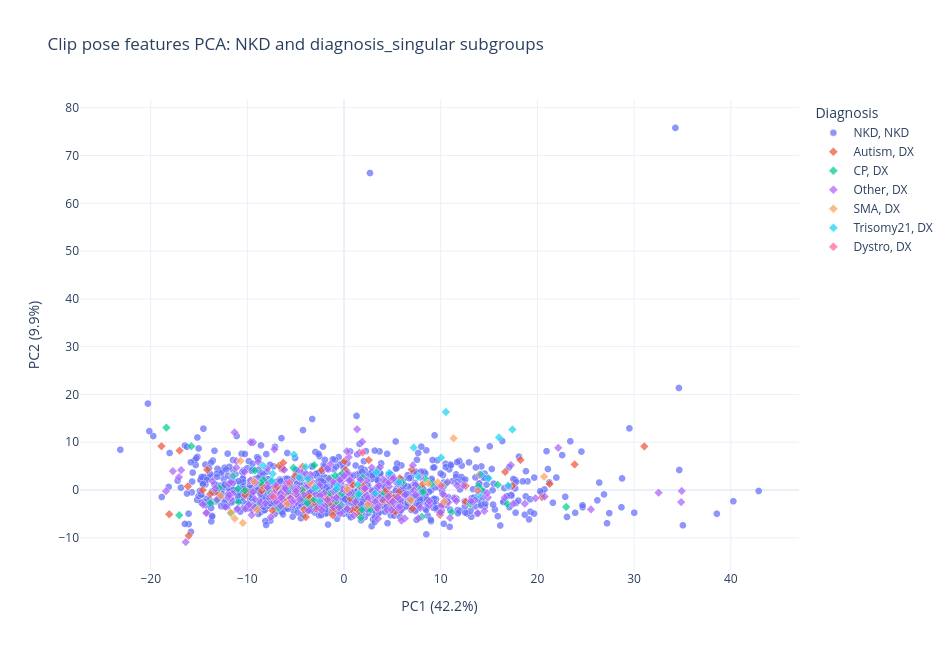
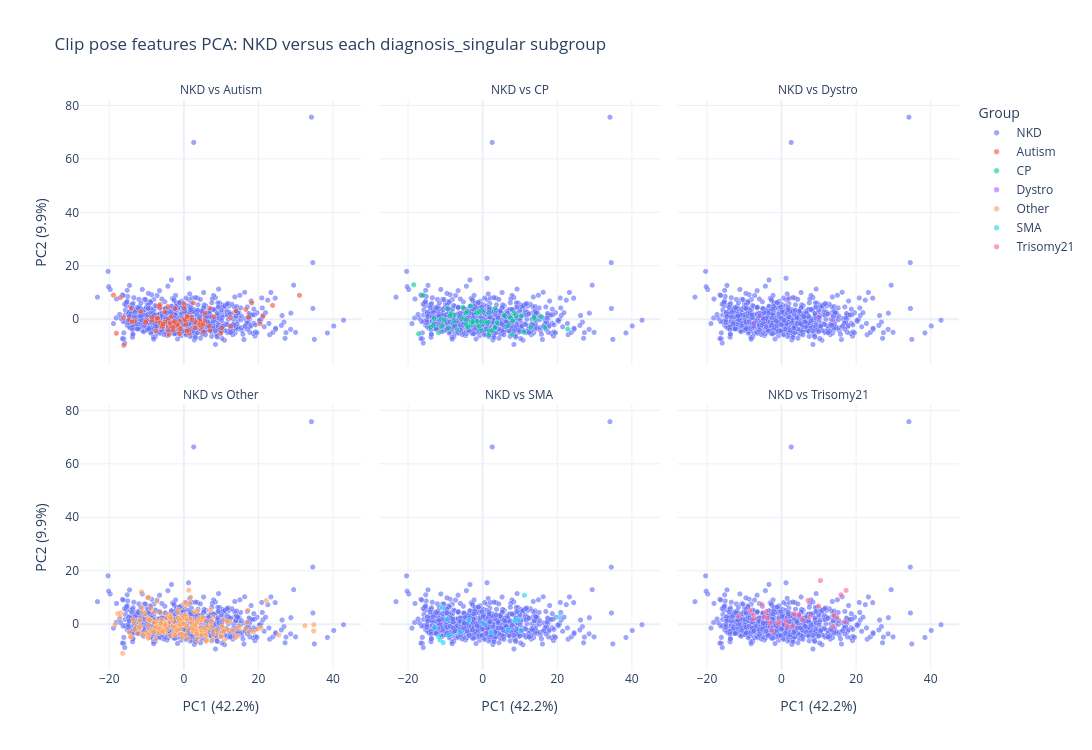

Notebook cell for these charts, in order:
### Code cell
fig_clip_overview = plot_pca_overview(
    df_pca_clip,
    explained_clip,
    'Clip pose features PCA: NKD and diagnosis_singular subgroups',
)
fig_clip_overview.show()

fig_clip_pairwise, df_pca_clip_pairwise = plot_nkd_vs_subgroups(
    df_pca_clip,
    explained_clip,
    'Clip pose features PCA: NKD versus each diagnosis_singular subgroup',
)
fig_clip_pairwise.show()

### Figure 1 — Plotly figure (JSON) as saved in the notebook; plotly's stock layout.template omitted (floating-point values rounded to 4 significant figures; data arrays with more than 128 entries replaced by an {"elided": "..."} marker saying what was removed)
{"data": [{"customdata": {"elided": "1044x4 float values"}, "hovertemplate": "<b>%{hovertext}</b><br><br>Diagnosis=NKD<br>final_code_for_ai_str=NKD<br>PC1 (42.2%)=%{x}<br>PC2 (9.9%)=%{y}<br>pma_at_visit_days=%{customdata[0]}<br>age_adjusted=%{customdata[1]}<br>sex=%{customdata[2]}<br>prematurity=%{customdata[3]}<extra></extra>", "hovertext": {"elided": "1044 str values"}, "legendgroup": "NKD, NKD", "marker": {"color": "#636efa", "line": {"color": "white", "width": 0.4}, "opacity": 0.72, "size": 7, "symbol": "circle"}, "mode": "markers", "name": "NKD, NKD", "showlegend": true, "type": "scattergl", "x": {"elided": "1044 float values"}, "xaxis": "x", "y": {"elided": "1044 float values"}, "yaxis": "y"}, {"customdata": {"elided": "92x4 float values"}, "hovertemplate": "<b>%{hovertext}</b><br><br>Diagnosis=Autism<br>final_code_for_ai_str=DX<br>PC1 (42.2%)=%{x}<br>PC2 (9.9%)=%{y}<br>pma_at_visit_days=%{customdata[0]}<br>age_adjusted=%{customdata[1]}<br>sex=%{customdata[2]}<br>prematurity=%{customdata[3]}<extra></extra>", "hovertext": ["596-6928de1f-M-65-2010261202", "5388-8d8a8bdc-M-165-2010271636", "24035-f65d7460-F-32-2011061359_A", "24081-9d351125-2101201711_A", "24156-54a38a26-2102101140_S", "24254-2021-26-02T100941", "24266-6aef1ce9-2103010850_A", "24305-9ea5d2ca-2103080845", "24309-9beb9f1a-2103081614_C", "24314-ba15622b-2103100915_A", "24318-c122175d-2103111027_C", "24381-3608af48-2103291252_A", "24402-a4a4a9c4-2104011805_A", "24420-cc8cd301-2104061213", "24474-de0d57b2-210429144226", "24487-f32fe4ac-2105101351_A", "24574-bb1d9804-2106071058_A", "24583-0c328ff9-2106081145_C", "24606-9af91f2e-2106141541_A", "24634-dfe83103-210622112237", "24645-d2592c71-210623154856", "24651-8d2bec5a-210624120128", "24659-4dfd44d3-210625104846", "24664-734dc359-210628105615", "24698-c30e7798-2107071016_C", "24736-ce30a673-2107201005_S", "24774-d25d6e60-2108031123_M", "24783-393c4979-2108041446_M", "24788-60405a2b-2108050948", "24796-cbf6cfe7-2108061042_A", "24803-6280951c-2108090908_A", "24808-d5b6f2a4-2108091429_A", "24820-42ca768d-2108161119_A", "24825-cef3ba28-2108161616_A", "24838-f0153697-2108191443_S", "24857-754cc201-2108301603_A", "24871-c4225de1-2109071525_A", "24872-71c959e3-2109081057_A", "24941-17c4e120-2109301659", "24957-9af6fc2c-2110061135_A", "24997-fab69e70-2110131517_A", "24998-9adcee24-211013160559", "25005-c5a5324d-211015154315", "25017-43c08790-211020121642", "25043-0a35c1eb-211026111542", "25044-79bc6ddc-211026113507", "25046-5ef0839a-211026152555", "25050-04d110ef-211028102343", "25072-c63ce63a-211104134809", "25168-41e009c1-211203104442", "25186-8b723859-211208151342", "25205-7b998acd-2112211118_C", "25272-6c4725c9-220126162217", "25312-dbeb3b0a-2202210920_A", "25314-b1984729-2202221338_A", "25319-fcc2f1f9-220224150201", "25360-ac772461-2203111109_A", "25419-f8e229e8-2204071020", "25423-a43042ff-2204111529_A", "25439-b7b4adde-2204181509_A", "25451-7bc04546-220422144609", "25465-28dd776d-2205021508_A", "25479-240ee5bf-2205241559_M", "25502-c8e69e5c-2206201137", "25510-e06add3d-2206231128", "25539-bf0ade45-2207061521", "25552-502a9293-2207141242", "25627-43561d2e-2208151246_A", "25654-fc9595f4-2209020910_A", "25671-7bcd08f3-2209141152_A", "25687-868296e2-2209191526", "25728-688c6d3b-221007120320", "25756-8fd56a21-221021105740", "25793-41f58803-221103160458", "25811-1f388a20-221109122301", "25873-e83983e2-221202130438", "25932-26fa5ffc-230105133541", "25987-3562d04f-230123112016", "26055-3b38b99d-230207164944", "26060-e777f9de-230209140608", "26088-6463ac69-230215095946", "26163-755919b4-230309103944", "26176-038cb840-230313163555", "26177-9e5c0e30-230314134932", "26180-38f9a081-230315115727", "26200-9033d96a-230322154554", "26270-e34b8b18-230412101424", "26284-f40037e2-230414151647", "26473-ff0d5b70-230612125152", "26478-a6523da1-230613112722", "26628-a2d9d2e1-230802123855", "26690-99b7897f-230818110446"], "legendgroup": "Autism, DX", "marker": {"color": "#EF553B", "line": {"color": "white", "width": 0.4}, "opacity": 0.72, "size": 7, "symbol": "diamond"}, "mode": "markers", "name": "Autism, DX", "showlegend": true, "type": "scattergl", "x": [-6.357, 6.999, -7.412, -1.431, -18.89, -4.135, -10.01, -7.287, -3.286, 21.26, -6.929, 18.25, -2.825, -0.8215, 0.04827, 5.143, -1.102, -3.527, -5.607, 1.477, 0.04517, 7.076, -1.171, 4.587, -6.72, -18.08, 3.915, -8.525, -3.43, -13.17, -16.07, -2.244, -1.53, 1.349, -4.278, -8.434, 1.765, 14.02, -5.997, 0.1689, 23.85, 20.47, 0.8709, -6.297, 4.287, 0.6478, 9.932, -2.707, 2.061, -2.923, -7.059, 5.278, -14.16, 4.159, -2.334, -4.291, -16.15, 2.558, 16.66, -14.62, -11.52, 17.42, -6.352, -4.982, -5.056, 31.06, 0.9828, 10.18, -13.85, 12.59, 3.203, 4.35, -5.674, -17.02, 0.3629, -10.24, -1.758, 12.58, 5.765, -3.711, -5.543, 6.864, -2.483, 4.795, -3.956, 2.143, 0.8754, -0.8414, 5.113, 3.038, 8.094, 5.689], "xaxis": "x", "y": [4.383, 4.278, -4.274, -2.639, 9.173, -4.085, -0.3119, -0.5407, 1.116, 1.274, 0.5585, 6.286, -3.926, -0.5036, 0.1177, -1.523, -4.157, -1.683, -1.672, -4.961, 6.031, -3.904, -5.275, -1.039, 5.088, -5.061, -2.508, -0.1711, -2.435, -0.4088, -9.565, -2.283, -1.555, -3.966, 4.871, 0.9009, 0.5659, 3.244, -2.447, 4.189, 5.35, -1.493, -4.222, 5.698, -0.2533, -1.803, -5.189, -1.205, 0.8981, -2.915, 0.4718, -4.569, 4.233, -2.024, 4.211, 0.01732, 0.7599, 6.261, 3.794, -0.01036, 2.998, 0.9158, -1.096, -0.837, 2.91, 9.126, 1.119, -3.058, -0.858, -2.442, -1.006, -1.832, -2.531, 8.262, -0.08396, -1.003, -1.861, 0.8536, 2.469, -1.218, -1.721, -2.446, -0.6485, -2.651, -5.664, -0.04832, 1.137, -3.297, -1.692, -3.008, 1.128, -0.3704], "yaxis": "y"}, {"customdata": {"elided": "60x4 float values"}, "hovertemplate": "<b>%{hovertext}</b><br><br>Diagnosis=CP<br>final_code_for_ai_str=DX<br>PC1 (42.2%)=%{x}<br>PC2 (9.9%)=%{y}<br>pma_at_visit_days=%{customdata[0]}<br>age_adjusted=%{customdata[1]}<br>sex=%{customdata[2]}<br>prematurity=%{customdata[3]}<extra></extra>", "hovertext": ["18460-95c55cb7-M-104-2011031001", "24126-ad94ea33-2102030903_M", "24130-aba77d21-2102031446", "24163-146a5cc0-2102111059_A", "24563-fc75064b-2106030956_A", "24628-f38f7cdd-2106181223_A", "24691-74808ffe-2107021103_A", "24738-8ebd6d7b-2107201107", "24740-c75eacd0-2107201551_A", "24747-6ddad2a6-2107221206_M", "24748-e337d2e9-2107221213_A", "24835-792d1e16-2108181546_A", "24862-3b2da113-2109021157", "24870-ea27e1d0-2109071055_M", "24897-2f1b01db-2109141443", "24927-3a532b3c-2109281150_A", "24935-37d1d1b5-2109291520_A", "24965-419a4c1a-2110071546_A", "24966-bf83d067-2110081141_A", "25037-d5002b30-211025115143", "25067-dbc2d99d-211103145752", "25088-ba8b84c9-211109160719", "25107-44cf259e-211112153559", "25115-81749865-2111161515_A", "25189-7d4ee992-211209133402", "25202-652d1113-211217091920", "25230-d629e439-220107090332", "25244-15dd34ba-2201181609_A", "25296-070578e1-2202101543_A", "25298-e2b0ab47-2202111252_A", "25329-0ad2d31b-2203011038_M", "25355-3ad5acc7-2203101255_A", "25418-e02f42d0-2204061405_A", "25427-c3e706d3-2204121641_A", "25444-075528fd-220419153549", "25480-2ec6e196-2205251151_M", "25535-67572980-2207011548_A", "25551-fb7d1220-2207141253_A", "25566-8188fabb-2207181117_A", "25570-08e18932-2207191420_A", "25571-e1f2edcf-2207191430_A", "25586-48cc9232-2207251506", "25588-e58a2b5b-2207261227_A", "25592-7f32725b-2207271014_M", "25603-08b88ffb-2208031249", "25652-904cb00a-2209011232_A", "25653-346e3c0e-2209011411_A", "25670-de9943f6-2209131525_A", "25695-7be8a529-2209211233_C", "25719-c1fe0030-221004161838", "25773-a42946fb-221026110701", "25781-7b4baa15-221028122455", "25977-417a7049-230119113055", "26008-b9aec2f4-230126090936", "26246-0a54217f-230404140649", "26276-151d29a5-230413114210", "26585-0aeb7854-230717105743", "26594-b020ff96-230720160010", "26624-cb9865d2-230728142058", "26728-1813df7e-230829125125"], "legendgroup": "CP, DX", "marker": {"color": "#00cc96", "line": {"color": "white", "width": 0.4}, "opacity": 0.72, "size": 7, "symbol": "diamond"}, "mode": "markers", "name": "CP, DX", "showlegend": true, "type": "scattergl", "x": [13.04, -11.71, 1.839, -13.85, -12.93, -4.255, -7.547, -3.085, -10.96, -4.344, -18.38, -0.4092, 22.97, 1.732, 0.8762, -1.299, 14.24, -1.454, -9.064, 1.482, 8.048, -9.223, 10.57, 9.019, 6.892, -10.92, -3.072, -4.045, 2.718, 7.615, -7.609, -2.636, 3.535, -13.14, -10.27, -5.509, 3.986, -1.514, -8.322, 15.9, -8.623, -5.229, 13.91, 11.12, -6.744, -0.1913, 5.972, 3.427, -0.1898, 16.88, -2.548, -4.369, 8.429, 1.902, -15.8, -0.907, -3.798, -0.8788, 8.18, -17.05], "xaxis": "x", "y": [-2.932, -4.904, -4.148, -2.734, 0.4408, -1.888, 1.787, 5.184, 0.2764, 2.474, 13.05, -3.484, -3.537, -5.795, -1.026, 2.54, 0.009344, -0.655, -3.046, -0.9944, -5.598, 4.082, 1.451, 1.298, -2.227, -2.555, -1.991, 2.948, -4.052, 0.6254, -0.5627, -1.123, 4.262, -2.191, -0.1459, 0.3504, -1.089, 2.443, 2.06, 1.099, 1.544, 4.646, 0.7757, -4.651, -3.739, 3.434, 1.575, -2.924, -0.6718, -2.91, -0.684, -0.04755, 2.318, 2.658, 9.171, 2.989, -2.729, -2.472, -0.4033, -5.266], "yaxis": "y"}, {"customdata": {"elided": "207x4 float values"}, "hovertemplate": "<b>%{hovertext}</b><br><br>Diagnosis=Other<br>final_code_for_ai_str=DX<br>PC1 (42.2%)=%{x}<br>PC2 (9.9%)=%{y}<br>pma_at_visit_days=%{customdata[0]}<br>age_adjusted=%{customdata[1]}<br>sex=%{customdata[2]}<br>prematurity=%{customdata[3]}<extra></extra>", "hovertext": {"elided": "207 str values"}, "legendgroup": "Other, DX", "marker": {"color": "#ab63fa", "line": {"color": "white", "width": 0.4}, "opacity": 0.72, "size": 7, "symbol": "diamond"}, "mode": "markers", "name": "Other, DX", "showlegend": true, "type": "scattergl", "x": {"elided": "207 float values"}, "xaxis": "x", "y": {"elided": "207 float values"}, "yaxis": "y"}, {"customdata": [[282.0, 9.0, 0.0, 0.0], [311.0, 38.0, 0.0, 0.0], [NaN, NaN, 0.0, 0.0], [377.0, 104.0, 0.0, 0.0], [293.0, 20.0, 0.0, 0.0], [319.0, 39.0, 1.0, 0.0], [289.0, 12.0, 1.0, 0.0], [265.0, -15.0, 0.0, 1.0], [420.0, 140.0, 0.0, 1.0], [406.0, 139.0, 0.0, 0.0], [365.0, 85.0, 1.0, 1.0], [298.0, 20.0, 0.0, 0.0], [378.0, 115.0, 0.0, 0.0], [327.0, 49.0, 0.0, 0.0], [324.0, 47.0, 1.0, 0.0], [282.0, 7.0, 1.0, 0.0], [385.0, 107.0, 1.0, 0.0]], "hovertemplate": "<b>%{hovertext}</b><br><br>Diagnosis=SMA<br>final_code_for_ai_str=DX<br>PC1 (42.2%)=%{x}<br>PC2 (9.9%)=%{y}<br>pma_at_visit_days=%{customdata[0]}<br>age_adjusted=%{customdata[1]}<br>sex=%{customdata[2]}<br>prematurity=%{customdata[3]}<extra></extra>", "hovertext": ["24312-2021-09-03T144017", "24423-e497bbc9-2104071415_M", "24482-2021-05-05T142938", "24683-6448a13e-2106301349_M", "24714-d715b599-2107121145_C", "24755-91c94767-2107271611_A", "25139-ac580972-211123144250", "25178-90c2bfad-211207141400", "25470-de86a265-220511120633", "25641-d287e624-2208241420_A", "26206-8bcde91e-230324090438", "26215-0498cc4a-230327134306", "26298-0e44f82f-230420114603", "26303-eba618af-230425100603", "26305-1f4de049-230425110735", "26604-8891d2f5-230725130919", "26737-6df188f9-230829152726"], "legendgroup": "SMA, DX", "marker": {"color": "#FFA15A", "line": {"color": "white", "width": 0.4}, "opacity": 0.72, "size": 7, "symbol": "diamond"}, "mode": "markers", "name": "SMA, DX", "showlegend": true, "type": "scattergl", "x": [-11.72, -12.76, -11.32, 6.913, 20.69, 10.36, -10.71, -9.327, 0.3214, 8.682, -10.47, 11.33, -5.905, 9.692, 2.446, -8.978, -3.542], "xaxis": "x", "y": [-4.675, -1.234, -5.972, -2.121, 2.802, -2.411, 6.102, 1.805, 0.222, 1.375, -6.887, 10.82, -2.937, 1.627, -3.057, -4.125, 1.562], "yaxis": "y"}, {"customdata": [[402.0, 128.0, 1.0, 0.0], [484.0, 204.0, 0.0, 1.0], [368.0, 105.0, 0.0, 0.0], [288.0, 8.0, 1.0, 1.0], [386.0, 113.0, 0.0, 0.0], [350.0, 70.0, 1.0, 1.0], [368.0, 88.0, 1.0, 1.0], [332.0, 55.0, 0.0, 0.0], [295.0, 15.0, 1.0, 1.0], [290.0, 10.0, 0.0, 1.0], [395.0, 115.0, 0.0, 1.0], [336.0, 56.0, 1.0, 1.0], [350.0, 79.0, 1.0, 0.0], [306.0, 26.0, 0.0, 0.0], [367.0, 87.0, 0.0, 1.0], [350.0, 84.0, 1.0, 0.0], [278.0, -2.0, 1.0, 1.0], [415.0, 154.0, 1.0, 0.0], [422.0, 142.0, 1.0, 1.0], [468.0, 188.0, 0.0, 1.0], [380.0, 106.0, 0.0, 0.0], [371.0, 99.0, 1.0, 0.0], [291.0, 11.0, 1.0, 1.0], [315.0, 35.0, 1.0, 1.0], [360.0, 80.0, 1.0, 1.0], [298.0, 32.0, 0.0, 0.0], [412.0, 143.0, 0.0, 0.0], [300.0, 26.0, 0.0, 0.0]], "hovertemplate": "<b>%{hovertext}</b><br><br>Diagnosis=Trisomy21<br>final_code_for_ai_str=DX<br>PC1 (42.2%)=%{x}<br>PC2 (9.9%)=%{y}<br>pma_at_visit_days=%{customdata[0]}<br>age_adjusted=%{customdata[1]}<br>sex=%{customdata[2]}<br>prematurity=%{customdata[3]}<extra></extra>", "hovertext": ["24326-2021-12-03T141534", "24427-4d777f33-2104091514_A", "24467-3cb7ebad-210427115700", "24614-5fbaf9e1-2106160955_A", "24627-be70be84-2106181203_A", "24662-11bd6610-210625112202", "24682-a33d80a4-2106301225_A", "24703-bc64b1d3-2107071216_A", "24860-d686976d-2109010907_A", "25031-5a32b908-211022120658", "25137-11a37642-2111221128_A", "25201-6d8db8bb-211216142545", "25237-5cfb66a2-2201121121_A", "25286-df1531b7-2202071200_A", "25313-5549749a-220221122456", "25430-17107374-2204131240", "25512-be1062b7-2206231614_A", "25615-45891bbd-2208081522_A", "25903-7b1a294c-221212134212", "26072-8256647a-230213114703", "26232-c9d1b7c8-230329095847", "26341-3f0b11af-230510125836", "26351-58c7130d-230512142950", "26459-10547843-230605101131", "26467-5a40e49a-230606164315", "26511-a6612ad8-230621114837", "26526-e76be7af-230623134820", "26630-29c7824d-230802143220"], "legendgroup": "Trisomy21, DX", "marker": {"color": "#19d3f3", "line": {"color": "white", "width": 0.4}, "opacity": 0.72, "size": 7, "symbol": "diamond"}, "mode": "markers", "name": "Trisomy21, DX", "showlegend": true, "type": "scattergl", "x": [-3.972, 16.03, 3.214, -7.447, -4.668, 4.68, -2.525, 16.98, 5.669, 1.542, -2.965, 7.211, -0.6958, 17.41, -0.7998, 3.336, 13.9, -3.74, 10.04, -5.186, -7.375, 7.651, 14.94, 10.53, 14.19, -11.48, -8.371, 1.397], "xaxis": "x", "y": [4.833, 11.0, -0.7182, 1.954, 2.679, 3.596, -2.376, 0.9193, 1.694, -0.8034, 0.4623, 8.882, 0.8497, 12.66, 0.1715, 3.77, -0.934, 2.307, 6.778, 7.407, 3.397, 2.795, 2.448, 16.33, 3.282, 2.904, 5.099, 1.09], "yaxis": "y"}, {"customdata": [[303.0, 23.0, 1.0, 1.0], [408.0, 128.0, 1.0, 0.0], [415.0, 135.0, 1.0, 1.0], [333.0, 60.0, 1.0, 0.0], [357.0, 72.0, 1.0, 0.0]], "hovertemplate": "<b>%{hovertext}</b><br><br>Diagnosis=Dystro<br>final_code_for_ai_str=DX<br>PC1 (42.2%)=%{x}<br>PC2 (9.9%)=%{y}<br>pma_at_visit_days=%{customdata[0]}<br>age_adjusted=%{customdata[1]}<br>sex=%{customdata[2]}<br>prematurity=%{customdata[3]}<extra></extra>", "hovertext": ["24531-dec25a0f-2105251150", "24620-0ec8609b-2106170950_A", "24895-0f06f942-2109140926_A", "25009-e55ee64e-211019110002", "25187-f238f186-211208160541"], "legendgroup": "Dystro, DX", "marker": {"color": "#FF6692", "line": {"color": "white", "width": 0.4}, "opacity": 0.72, "size": 7, "symbol": "diamond"}, "mode": "markers", "name": "Dystro, DX", "showlegend": true, "type": "scattergl", "x": [1.919, 10.04, -5.635, -7.345, 13.83], "xaxis": "x", "y": [7.836, 0.9022, 1.562, -1.421, -0.1592], "yaxis": "y"}], "layout": {"height": 650, "legend": {"title": {"text": "Diagnosis"}, "tracegroupgap": 0}, "title": {"text": "Clip pose features PCA: NKD and diagnosis_singular subgroups"}, "width": 950, "xaxis": {"anchor": "y", "domain": [0, 1], "title": {"text": "PC1 (42.2%)"}}, "yaxis": {"anchor": "x", "domain": [0, 1], "title": {"text": "PC2 (9.9%)"}}}}

### Figure 2 — Plotly figure (JSON) as saved in the notebook; plotly's stock layout.template omitted (floating-point values rounded to 4 significant figures; data arrays with more than 128 entries replaced by an {"elided": "..."} marker saying what was removed)
{"data": [{"customdata": {"elided": "1044x5 mixed values"}, "hovertemplate": "<b>%{hovertext}</b><br><br>Group=NKD<br>comparison=NKD vs Autism<br>PC1 (42.2%)=%{x}<br>PC2 (9.9%)=%{y}<br>diagnosis_singular=%{customdata[0]}<br>pma_at_visit_days=%{customdata[1]}<br>age_adjusted=%{customdata[2]}<br>sex=%{customdata[3]}<br>prematurity=%{customdata[4]}<extra></extra>", "hovertext": {"elided": "1044 str values"}, "legendgroup": "NKD", "marker": {"color": "#636efa", "line": {"color": "white", "width": 0.25}, "opacity": 0.62, "size": 5.5, "symbol": "circle"}, "mode": "markers", "name": "NKD", "showlegend": true, "type": "scattergl", "x": {"elided": "1044 float values"}, "xaxis": "x4", "y": {"elided": "1044 float values"}, "yaxis": "y4"}, {"customdata": {"elided": "1044x5 mixed values"}, "hovertemplate": "<b>%{hovertext}</b><br><br>Group=NKD<br>comparison=NKD vs CP<br>PC1 (42.2%)=%{x}<br>PC2 (9.9%)=%{y}<br>diagnosis_singular=%{customdata[0]}<br>pma_at_visit_days=%{customdata[1]}<br>age_adjusted=%{customdata[2]}<br>sex=%{customdata[3]}<br>prematurity=%{customdata[4]}<extra></extra>", "hovertext": {"elided": "1044 str values"}, "legendgroup": "NKD", "marker": {"color": "#636efa", "line": {"color": "white", "width": 0.25}, "opacity": 0.62, "size": 5.5, "symbol": "circle"}, "mode": "markers", "name": "NKD", "showlegend": false, "type": "scattergl", "x": {"elided": "1044 float values"}, "xaxis": "x5", "y": {"elided": "1044 float values"}, "yaxis": "y5"}, {"customdata": {"elided": "1044x5 mixed values"}, "hovertemplate": "<b>%{hovertext}</b><br><br>Group=NKD<br>comparison=NKD vs Dystro<br>PC1 (42.2%)=%{x}<br>PC2 (9.9%)=%{y}<br>diagnosis_singular=%{customdata[0]}<br>pma_at_visit_days=%{customdata[1]}<br>age_adjusted=%{customdata[2]}<br>sex=%{customdata[3]}<br>prematurity=%{customdata[4]}<extra></extra>", "hovertext": {"elided": "1044 str values"}, "legendgroup": "NKD", "marker": {"color": "#636efa", "line": {"color": "white", "width": 0.25}, "opacity": 0.62, "size": 5.5, "symbol": "circle"}, "mode": "markers", "name": "NKD", "showlegend": false, "type": "scattergl", "x": {"elided": "1044 float values"}, "xaxis": "x6", "y": {"elided": "1044 float values"}, "yaxis": "y6"}, {"customdata": {"elided": "1044x5 mixed values"}, "hovertemplate": "<b>%{hovertext}</b><br><br>Group=NKD<br>comparison=NKD vs Other<br>PC1 (42.2%)=%{x}<br>PC2 (9.9%)=%{y}<br>diagnosis_singular=%{customdata[0]}<br>pma_at_visit_days=%{customdata[1]}<br>age_adjusted=%{customdata[2]}<br>sex=%{customdata[3]}<br>prematurity=%{customdata[4]}<extra></extra>", "hovertext": {"elided": "1044 str values"}, "legendgroup": "NKD", "marker": {"color": "#636efa", "line": {"color": "white", "width": 0.25}, "opacity": 0.62, "size": 5.5, "symbol": "circle"}, "mode": "markers", "name": "NKD", "showlegend": false, "type": "scattergl", "x": {"elided": "1044 float values"}, "xaxis": "x", "y": {"elided": "1044 float values"}, "yaxis": "y"}, {"customdata": {"elided": "1044x5 mixed values"}, "hovertemplate": "<b>%{hovertext}</b><br><br>Group=NKD<br>comparison=NKD vs SMA<br>PC1 (42.2%)=%{x}<br>PC2 (9.9%)=%{y}<br>diagnosis_singular=%{customdata[0]}<br>pma_at_visit_days=%{customdata[1]}<br>age_adjusted=%{customdata[2]}<br>sex=%{customdata[3]}<br>prematurity=%{customdata[4]}<extra></extra>", "hovertext": {"elided": "1044 str values"}, "legendgroup": "NKD", "marker": {"color": "#636efa", "line": {"color": "white", "width": 0.25}, "opacity": 0.62, "size": 5.5, "symbol": "circle"}, "mode": "markers", "name": "NKD", "showlegend": false, "type": "scattergl", "x": {"elided": "1044 float values"}, "xaxis": "x2", "y": {"elided": "1044 float values"}, "yaxis": "y2"}, {"customdata": {"elided": "1044x5 mixed values"}, "hovertemplate": "<b>%{hovertext}</b><br><br>Group=NKD<br>comparison=NKD vs Trisomy21<br>PC1 (42.2%)=%{x}<br>PC2 (9.9%)=%{y}<br>diagnosis_singular=%{customdata[0]}<br>pma_at_visit_days=%{customdata[1]}<br>age_adjusted=%{customdata[2]}<br>sex=%{customdata[3]}<br>prematurity=%{customdata[4]}<extra></extra>", "hovertext": {"elided": "1044 str values"}, "legendgroup": "NKD", "marker": {"color": "#636efa", "line": {"color": "white", "width": 0.25}, "opacity": 0.62, "size": 5.5, "symbol": "circle"}, "mode": "markers", "name": "NKD", "showlegend": false, "type": "scattergl", "x": {"elided": "1044 float values"}, "xaxis": "x3", "y": {"elided": "1044 float values"}, "yaxis": "y3"}, {"customdata": {"elided": "92x5 mixed values"}, "hovertemplate": "<b>%{hovertext}</b><br><br>Group=Autism<br>comparison=NKD vs Autism<br>PC1 (42.2%)=%{x}<br>PC2 (9.9%)=%{y}<br>diagnosis_singular=%{customdata[0]}<br>pma_at_visit_days=%{customdata[1]}<br>age_adjusted=%{customdata[2]}<br>sex=%{customdata[3]}<br>prematurity=%{customdata[4]}<extra></extra>", "hovertext": ["596-6928de1f-M-65-2010261202", "5388-8d8a8bdc-M-165-2010271636", "24035-f65d7460-F-32-2011061359_A", "24081-9d351125-2101201711_A", "24156-54a38a26-2102101140_S", "24254-2021-26-02T100941", "24266-6aef1ce9-2103010850_A", "24305-9ea5d2ca-2103080845", "24309-9beb9f1a-2103081614_C", "24314-ba15622b-2103100915_A", "24318-c122175d-2103111027_C", "24381-3608af48-2103291252_A", "24402-a4a4a9c4-2104011805_A", "24420-cc8cd301-2104061213", "24474-de0d57b2-210429144226", "24487-f32fe4ac-2105101351_A", "24574-bb1d9804-2106071058_A", "24583-0c328ff9-2106081145_C", "24606-9af91f2e-2106141541_A", "24634-dfe83103-210622112237", "24645-d2592c71-210623154856", "24651-8d2bec5a-210624120128", "24659-4dfd44d3-210625104846", "24664-734dc359-210628105615", "24698-c30e7798-2107071016_C", "24736-ce30a673-2107201005_S", "24774-d25d6e60-2108031123_M", "24783-393c4979-2108041446_M", "24788-60405a2b-2108050948", "24796-cbf6cfe7-2108061042_A", "24803-6280951c-2108090908_A", "24808-d5b6f2a4-2108091429_A", "24820-42ca768d-2108161119_A", "24825-cef3ba28-2108161616_A", "24838-f0153697-2108191443_S", "24857-754cc201-2108301603_A", "24871-c4225de1-2109071525_A", "24872-71c959e3-2109081057_A", "24941-17c4e120-2109301659", "24957-9af6fc2c-2110061135_A", "24997-fab69e70-2110131517_A", "24998-9adcee24-211013160559", "25005-c5a5324d-211015154315", "25017-43c08790-211020121642", "25043-0a35c1eb-211026111542", "25044-79bc6ddc-211026113507", "25046-5ef0839a-211026152555", "25050-04d110ef-211028102343", "25072-c63ce63a-211104134809", "25168-41e009c1-211203104442", "25186-8b723859-211208151342", "25205-7b998acd-2112211118_C", "25272-6c4725c9-220126162217", "25312-dbeb3b0a-2202210920_A", "25314-b1984729-2202221338_A", "25319-fcc2f1f9-220224150201", "25360-ac772461-2203111109_A", "25419-f8e229e8-2204071020", "25423-a43042ff-2204111529_A", "25439-b7b4adde-2204181509_A", "25451-7bc04546-220422144609", "25465-28dd776d-2205021508_A", "25479-240ee5bf-2205241559_M", "25502-c8e69e5c-2206201137", "25510-e06add3d-2206231128", "25539-bf0ade45-2207061521", "25552-502a9293-2207141242", "25627-43561d2e-2208151246_A", "25654-fc9595f4-2209020910_A", "25671-7bcd08f3-2209141152_A", "25687-868296e2-2209191526", "25728-688c6d3b-221007120320", "25756-8fd56a21-221021105740", "25793-41f58803-221103160458", "25811-1f388a20-221109122301", "25873-e83983e2-221202130438", "25932-26fa5ffc-230105133541", "25987-3562d04f-230123112016", "26055-3b38b99d-230207164944", "26060-e777f9de-230209140608", "26088-6463ac69-230215095946", "26163-755919b4-230309103944", "26176-038cb840-230313163555", "26177-9e5c0e30-230314134932", "26180-38f9a081-230315115727", "26200-9033d96a-230322154554", "26270-e34b8b18-230412101424", "26284-f40037e2-230414151647", "26473-ff0d5b70-230612125152", "26478-a6523da1-230613112722", "26628-a2d9d2e1-230802123855", "26690-99b7897f-230818110446"], "legendgroup": "Autism", "marker": {"color": "#EF553B", "line": {"color": "white", "width": 0.25}, "opacity": 0.62, "size": 5.5, "symbol": "circle"}, "mode": "markers", "name": "Autism", "showlegend": true, "type": "scattergl", "x": [-6.357, 6.999, -7.412, -1.431, -18.89, -4.135, -10.01, -7.287, -3.286, 21.26, -6.929, 18.25, -2.825, -0.8215, 0.04827, 5.143, -1.102, -3.527, -5.607, 1.477, 0.04517, 7.076, -1.171, 4.587, -6.72, -18.08, 3.915, -8.525, -3.43, -13.17, -16.07, -2.244, -1.53, 1.349, -4.278, -8.434, 1.765, 14.02, -5.997, 0.1689, 23.85, 20.47, 0.8709, -6.297, 4.287, 0.6478, 9.932, -2.707, 2.061, -2.923, -7.059, 5.278, -14.16, 4.159, -2.334, -4.291, -16.15, 2.558, 16.66, -14.62, -11.52, 17.42, -6.352, -4.982, -5.056, 31.06, 0.9828, 10.18, -13.85, 12.59, 3.203, 4.35, -5.674, -17.02, 0.3629, -10.24, -1.758, 12.58, 5.765, -3.711, -5.543, 6.864, -2.483, 4.795, -3.956, 2.143, 0.8754, -0.8414, 5.113, 3.038, 8.094, 5.689], "xaxis": "x4", "y": [4.383, 4.278, -4.274, -2.639, 9.173, -4.085, -0.3119, -0.5407, 1.116, 1.274, 0.5585, 6.286, -3.926, -0.5036, 0.1177, -1.523, -4.157, -1.683, -1.672, -4.961, 6.031, -3.904, -5.275, -1.039, 5.088, -5.061, -2.508, -0.1711, -2.435, -0.4088, -9.565, -2.283, -1.555, -3.966, 4.871, 0.9009, 0.5659, 3.244, -2.447, 4.189, 5.35, -1.493, -4.222, 5.698, -0.2533, -1.803, -5.189, -1.205, 0.8981, -2.915, 0.4718, -4.569, 4.233, -2.024, 4.211, 0.01732, 0.7599, 6.261, 3.794, -0.01036, 2.998, 0.9158, -1.096, -0.837, 2.91, 9.126, 1.119, -3.058, -0.858, -2.442, -1.006, -1.832, -2.531, 8.262, -0.08396, -1.003, -1.861, 0.8536, 2.469, -1.218, -1.721, -2.446, -0.6485, -2.651, -5.664, -0.04832, 1.137, -3.297, -1.692, -3.008, 1.128, -0.3704], "yaxis": "y4"}, {"customdata": {"elided": "60x5 mixed values"}, "hovertemplate": "<b>%{hovertext}</b><br><br>Group=CP<br>comparison=NKD vs CP<br>PC1 (42.2%)=%{x}<br>PC2 (9.9%)=%{y}<br>diagnosis_singular=%{customdata[0]}<br>pma_at_visit_days=%{customdata[1]}<br>age_adjusted=%{customdata[2]}<br>sex=%{customdata[3]}<br>prematurity=%{customdata[4]}<extra></extra>", "hovertext": ["18460-95c55cb7-M-104-2011031001", "24126-ad94ea33-2102030903_M", "24130-aba77d21-2102031446", "24163-146a5cc0-2102111059_A", "24563-fc75064b-2106030956_A", "24628-f38f7cdd-2106181223_A", "24691-74808ffe-2107021103_A", "24738-8ebd6d7b-2107201107", "24740-c75eacd0-2107201551_A", "24747-6ddad2a6-2107221206_M", "24748-e337d2e9-2107221213_A", "24835-792d1e16-2108181546_A", "24862-3b2da113-2109021157", "24870-ea27e1d0-2109071055_M", "24897-2f1b01db-2109141443", "24927-3a532b3c-2109281150_A", "24935-37d1d1b5-2109291520_A", "24965-419a4c1a-2110071546_A", "24966-bf83d067-2110081141_A", "25037-d5002b30-211025115143", "25067-dbc2d99d-211103145752", "25088-ba8b84c9-211109160719", "25107-44cf259e-211112153559", "25115-81749865-2111161515_A", "25189-7d4ee992-211209133402", "25202-652d1113-211217091920", "25230-d629e439-220107090332", "25244-15dd34ba-2201181609_A", "25296-070578e1-2202101543_A", "25298-e2b0ab47-2202111252_A", "25329-0ad2d31b-2203011038_M", "25355-3ad5acc7-2203101255_A", "25418-e02f42d0-2204061405_A", "25427-c3e706d3-2204121641_A", "25444-075528fd-220419153549", "25480-2ec6e196-2205251151_M", "25535-67572980-2207011548_A", "25551-fb7d1220-2207141253_A", "25566-8188fabb-2207181117_A", "25570-08e18932-2207191420_A", "25571-e1f2edcf-2207191430_A", "25586-48cc9232-2207251506", "25588-e58a2b5b-2207261227_A", "25592-7f32725b-2207271014_M", "25603-08b88ffb-2208031249", "25652-904cb00a-2209011232_A", "25653-346e3c0e-2209011411_A", "25670-de9943f6-2209131525_A", "25695-7be8a529-2209211233_C", "25719-c1fe0030-221004161838", "25773-a42946fb-221026110701", "25781-7b4baa15-221028122455", "25977-417a7049-230119113055", "26008-b9aec2f4-230126090936", "26246-0a54217f-230404140649", "26276-151d29a5-230413114210", "26585-0aeb7854-230717105743", "26594-b020ff96-230720160010", "26624-cb9865d2-230728142058", "26728-1813df7e-230829125125"], "legendgroup": "CP", "marker": {"color": "#00cc96", "line": {"color": "white", "width": 0.25}, "opacity": 0.62, "size": 5.5, "symbol": "circle"}, "mode": "markers", "name": "CP", "showlegend": true, "type": "scattergl", "x": [13.04, -11.71, 1.839, -13.85, -12.93, -4.255, -7.547, -3.085, -10.96, -4.344, -18.38, -0.4092, 22.97, 1.732, 0.8762, -1.299, 14.24, -1.454, -9.064, 1.482, 8.048, -9.223, 10.57, 9.019, 6.892, -10.92, -3.072, -4.045, 2.718, 7.615, -7.609, -2.636, 3.535, -13.14, -10.27, -5.509, 3.986, -1.514, -8.322, 15.9, -8.623, -5.229, 13.91, 11.12, -6.744, -0.1913, 5.972, 3.427, -0.1898, 16.88, -2.548, -4.369, 8.429, 1.902, -15.8, -0.907, -3.798, -0.8788, 8.18, -17.05], "xaxis": "x5", "y": [-2.932, -4.904, -4.148, -2.734, 0.4408, -1.888, 1.787, 5.184, 0.2764, 2.474, 13.05, -3.484, -3.537, -5.795, -1.026, 2.54, 0.009344, -0.655, -3.046, -0.9944, -5.598, 4.082, 1.451, 1.298, -2.227, -2.555, -1.991, 2.948, -4.052, 0.6254, -0.5627, -1.123, 4.262, -2.191, -0.1459, 0.3504, -1.089, 2.443, 2.06, 1.099, 1.544, 4.646, 0.7757, -4.651, -3.739, 3.434, 1.575, -2.924, -0.6718, -2.91, -0.684, -0.04755, 2.318, 2.658, 9.171, 2.989, -2.729, -2.472, -0.4033, -5.266], "yaxis": "y5"}, {"customdata": [["Dystro", 303, 23, 1, 1], ["Dystro", 408, 128, 1, 0], ["Dystro", 415, 135, 1, 1], ["Dystro", 333, 60, 1, 0], ["Dystro", 357, 72, 1, 0]], "hovertemplate": "<b>%{hovertext}</b><br><br>Group=Dystro<br>comparison=NKD vs Dystro<br>PC1 (42.2%)=%{x}<br>PC2 (9.9%)=%{y}<br>diagnosis_singular=%{customdata[0]}<br>pma_at_visit_days=%{customdata[1]}<br>age_adjusted=%{customdata[2]}<br>sex=%{customdata[3]}<br>prematurity=%{customdata[4]}<extra></extra>", "hovertext": ["24531-dec25a0f-2105251150", "24620-0ec8609b-2106170950_A", "24895-0f06f942-2109140926_A", "25009-e55ee64e-211019110002", "25187-f238f186-211208160541"], "legendgroup": "Dystro", "marker": {"color": "#ab63fa", "line": {"color": "white", "width": 0.25}, "opacity": 0.62, "size": 5.5, "symbol": "circle"}, "mode": "markers", "name": "Dystro", "showlegend": true, "type": "scattergl", "x": [1.919, 10.04, -5.635, -7.345, 13.83], "xaxis": "x6", "y": [7.836, 0.9022, 1.562, -1.421, -0.1592], "yaxis": "y6"}, {"customdata": {"elided": "207x5 mixed values"}, "hovertemplate": "<b>%{hovertext}</b><br><br>Group=Other<br>comparison=NKD vs Other<br>PC1 (42.2%)=%{x}<br>PC2 (9.9%)=%{y}<br>diagnosis_singular=%{customdata[0]}<br>pma_at_visit_days=%{customdata[1]}<br>age_adjusted=%{customdata[2]}<br>sex=%{customdata[3]}<br>prematurity=%{customdata[4]}<extra></extra>", "hovertext": {"elided": "207 str values"}, "legendgroup": "Other", "marker": {"color": "#FFA15A", "line": {"color": "white", "width": 0.25}, "opacity": 0.62, "size": 5.5, "symbol": "circle"}, "mode": "markers", "name": "Other", "showlegend": true, "type": "scattergl", "x": {"elided": "207 float values"}, "xaxis": "x", "y": {"elided": "207 float values"}, "yaxis": "y"}, {"customdata": [["SMA", 282, 9, 0, 0], ["SMA", 311, 38, 0, 0], ["SMA", null, null, 0, 0], ["SMA", 377, 104, 0, 0], ["SMA", 293, 20, 0, 0], ["SMA", 319, 39, 1, 0], ["SMA", 289, 12, 1, 0], ["SMA", 265, -15, 0, 1], ["SMA", 420, 140, 0, 1], ["SMA", 406, 139, 0, 0], ["SMA", 365, 85, 1, 1], ["SMA", 298, 20, 0, 0], ["SMA", 378, 115, 0, 0], ["SMA", 327, 49, 0, 0], ["SMA", 324, 47, 1, 0], ["SMA", 282, 7, 1, 0], ["SMA", 385, 107, 1, 0]], "hovertemplate": "<b>%{hovertext}</b><br><br>Group=SMA<br>comparison=NKD vs SMA<br>PC1 (42.2%)=%{x}<br>PC2 (9.9%)=%{y}<br>diagnosis_singular=%{customdata[0]}<br>pma_at_visit_days=%{customdata[1]}<br>age_adjusted=%{customdata[2]}<br>sex=%{customdata[3]}<br>prematurity=%{customdata[4]}<extra></extra>", "hovertext": ["24312-2021-09-03T144017", "24423-e497bbc9-2104071415_M", "24482-2021-05-05T142938", "24683-6448a13e-2106301349_M", "24714-d715b599-2107121145_C", "24755-91c94767-2107271611_A", "25139-ac580972-211123144250", "25178-90c2bfad-211207141400", "25470-de86a265-220511120633", "25641-d287e624-2208241420_A", "26206-8bcde91e-230324090438", "26215-0498cc4a-230327134306", "26298-0e44f82f-230420114603", "26303-eba618af-230425100603", "26305-1f4de049-230425110735", "26604-8891d2f5-230725130919", "26737-6df188f9-230829152726"], "legendgroup": "SMA", "marker": {"color": "#19d3f3", "line": {"color": "white", "width": 0.25}, "opacity": 0.62, "size": 5.5, "symbol": "circle"}, "mode": "markers", "name": "SMA", "showlegend": true, "type": "scattergl", "x": [-11.72, -12.76, -11.32, 6.913, 20.69, 10.36, -10.71, -9.327, 0.3214, 8.682, -10.47, 11.33, -5.905, 9.692, 2.446, -8.978, -3.542], "xaxis": "x2", "y": [-4.675, -1.234, -5.972, -2.121, 2.802, -2.411, 6.102, 1.805, 0.222, 1.375, -6.887, 10.82, -2.937, 1.627, -3.057, -4.125, 1.562], "yaxis": "y2"}, {"customdata": {"elided": "28x5 mixed values"}, "hovertemplate": "<b>%{hovertext}</b><br><br>Group=Trisomy21<br>comparison=NKD vs Trisomy21<br>PC1 (42.2%)=%{x}<br>PC2 (9.9%)=%{y}<br>diagnosis_singular=%{customdata[0]}<br>pma_at_visit_days=%{customdata[1]}<br>age_adjusted=%{customdata[2]}<br>sex=%{customdata[3]}<br>prematurity=%{customdata[4]}<extra></extra>", "hovertext": ["24326-2021-12-03T141534", "24427-4d777f33-2104091514_A", "24467-3cb7ebad-210427115700", "24614-5fbaf9e1-2106160955_A", "24627-be70be84-2106181203_A", "24662-11bd6610-210625112202", "24682-a33d80a4-2106301225_A", "24703-bc64b1d3-2107071216_A", "24860-d686976d-2109010907_A", "25031-5a32b908-211022120658", "25137-11a37642-2111221128_A", "25201-6d8db8bb-211216142545", "25237-5cfb66a2-2201121121_A", "25286-df1531b7-2202071200_A", "25313-5549749a-220221122456", "25430-17107374-2204131240", "25512-be1062b7-2206231614_A", "25615-45891bbd-2208081522_A", "25903-7b1a294c-221212134212", "26072-8256647a-230213114703", "26232-c9d1b7c8-230329095847", "26341-3f0b11af-230510125836", "26351-58c7130d-230512142950", "26459-10547843-230605101131", "26467-5a40e49a-230606164315", "26511-a6612ad8-230621114837", "26526-e76be7af-230623134820", "26630-29c7824d-230802143220"], "legendgroup": "Trisomy21", "marker": {"color": "#FF6692", "line": {"color": "white", "width": 0.25}, "opacity": 0.62, "size": 5.5, "symbol": "circle"}, "mode": "markers", "name": "Trisomy21", "showlegend": true, "type": "scattergl", "x": [-3.972, 16.03, 3.214, -7.447, -4.668, 4.68, -2.525, 16.98, 5.669, 1.542, -2.965, 7.211, -0.6958, 17.41, -0.7998, 3.336, 13.9, -3.74, 10.04, -5.186, -7.375, 7.651, 14.94, 10.53, 14.19, -11.48, -8.371, 1.397], "xaxis": "x3", "y": [4.833, 11.0, -0.7182, 1.954, 2.679, 3.596, -2.376, 0.9193, 1.694, -0.8034, 0.4623, 8.882, 0.8497, 12.66, 0.1715, 3.77, -0.934, 2.307, 6.778, 7.407, 3.397, 2.795, 2.448, 16.33, 3.282, 2.904, 5.099, 1.09], "yaxis": "y3"}], "layout": {"annotations": [{"font": {}, "showarrow": false, "text": "NKD vs Other", "x": 0.16, "xanchor": "center", "xref": "paper", "y": 0.465, "yanchor": "bottom", "yref": "paper"}, {"font": {}, "showarrow": false, "text": "NKD vs SMA", "x": 0.5, "xanchor": "center", "xref": "paper", "y": 0.465, "yanchor": "bottom", "yref": "paper"}, {"font": {}, "showarrow": false, "text": "NKD vs Trisomy21", "x": 0.84, "xanchor": "center", "xref": "paper", "y": 0.465, "yanchor": "bottom", "yref": "paper"}, {"font": {}, "showarrow": false, "text": "NKD vs Autism", "x": 0.16, "xanchor": "center", "xref": "paper", "y": 1.0, "yanchor": "bottom", "yref": "paper"}, {"font": {}, "showarrow": false, "text": "NKD vs CP", "x": 0.5, "xanchor": "center", "xref": "paper", "y": 1.0, "yanchor": "bottom", "yref": "paper"}, {"font": {}, "showarrow": false, "text": "NKD vs Dystro", "x": 0.84, "xanchor": "center", "xref": "paper", "y": 1.0, "yanchor": "bottom", "yref": "paper"}], "height": 750, "legend": {"title": {"text": "Group"}, "tracegroupgap": 0}, "title": {"text": "Clip pose features PCA: NKD versus each diagnosis_singular subgroup"}, "width": 1150, "xaxis": {"anchor": "y", "domain": [0, 0.32], "title": {"text": "PC1 (42.2%)"}}, "xaxis2": {"anchor": "y2", "domain": [0.34, 0.66], "matches": "x", "title": {"text": "PC1 (42.2%)"}}, "xaxis3": {"anchor": "y3", "domain": [0.68, 1.0], "matches": "x", "title": {"text": "PC1 (42.2%)"}}, "xaxis4": {"anchor": "y4", "domain": [0, 0.32], "matches": "x", "showticklabels": false}, "xaxis5": {"anchor": "y5", "domain": [0.34, 0.66], "matches": "x", "showticklabels": false}, "xaxis6": {"anchor": "y6", "domain": [0.68, 1.0], "matches": "x", "showticklabels": false}, "yaxis": {"anchor": "x", "domain": [0, 0.465], "title": {"text": "PC2 (9.9%)"}}, "yaxis2": {"anchor": "x2", "domain": [0, 0.465], "matches": "y", "showticklabels": false}, "yaxis3": {"anchor": "x3", "domain": [0, 0.465], "matches": "y", "showticklabels": false}, "yaxis4": {"anchor": "x4", "domain": [0.535, 1.0], "matches": "y", "title": {"text": "PC2 (9.9%)"}}, "yaxis5": {"anchor": "x5", "domain": [0.535, 1.0], "matches": "y", "showticklabels": false}, "yaxis6": {"anchor": "x6", "domain": [0.535, 1.0], "matches": "y", "showticklabels": false}}}
